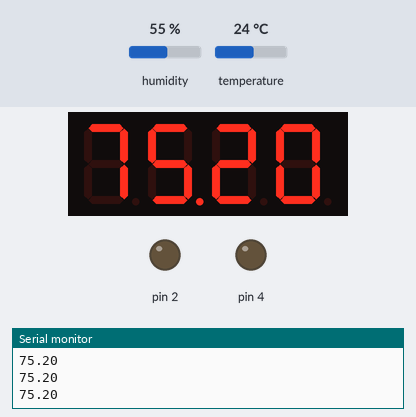
Bench run of a sketch on a simulated Arduino Uno, built with avr-gcc and run on an emulated ATmega328P. Shown: 4-digit seven-segment display, output pins drawn as LEDs (lit = HIGH), the last lines printed to the serial monitor. The inputs (shaded band) are chosen by the test bench; at power-on: temperature 24 °C, humidity 55 %.

Above: at 2.8 s.
2.9 s: temperature set to 27 °C
At 5.0 s:
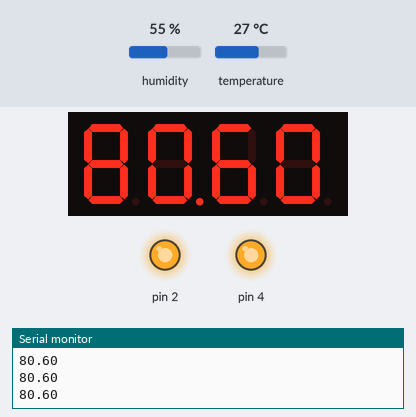
5.6 s: temperature set to 12 °C
At 7.0 s:
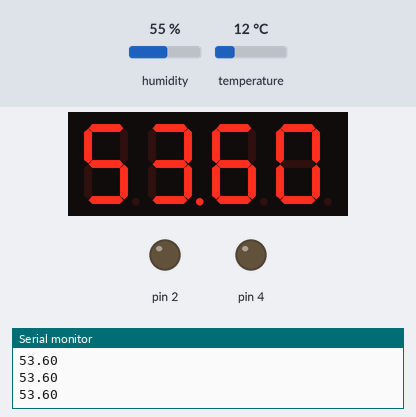
8.3 s: temperature set to 19 °C
At 10.8 s:
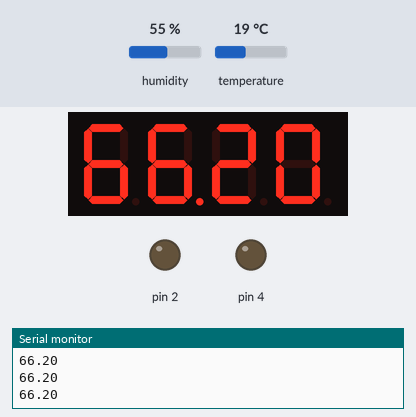
Timing chart, 0 to 12.3 s (numbered marks = the images above; inputs shaded):
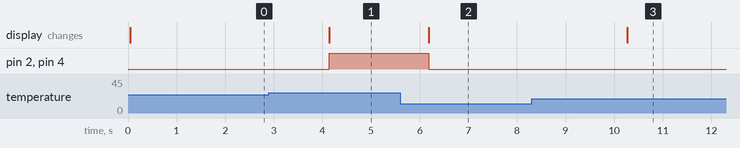

The sketch:

3DPrinterEnclosure.ino
```cpp
# include <DHT.h>

DHT dht(A0, DHT11);
float temp;

# include <Adafruit_LEDBackpack.h>

Adafruit_7segment led_display1 = Adafruit_7segment();

void setup() {
  // put your setup code here, to run once:
    dht.begin();
    led_display1.begin(112);
    pinMode(A0, INPUT_PULLUP);
    pinMode(2, OUTPUT);
    pinMode(4, OUTPUT);
    Serial.begin(9600);
}

void loop() {
  // put your main code here, to run repeatedly:
   delay(20);
   temp = dht.readTemperature(true);
   Serial.println(temp);
   led_display1.println(temp);
   led_display1.writeDisplay();

   if(temp > 77) {
    digitalWrite(2, -10);
    digitalWrite(4, 10);
    }

    else {
    digitalWrite(2, 0);
    digitalWrite(4, 0);
    }
}
```

Measured:
- the behaviour switches between 25 and 26 °C on temperature (found by bisection; images 0 and 1)
- after the input at 2.9 s, pin 2, pin 4: LOW → HIGH after 1.2 s; the display: changes after 1.2 s (image 1)
- after the input at 5.6 s, pin 2, pin 4: HIGH → LOW after 0.58 s; the display: changes after 0.58 s (image 2)
- after the input at 8.3 s, the display: changes after 2.0 s (image 3)
